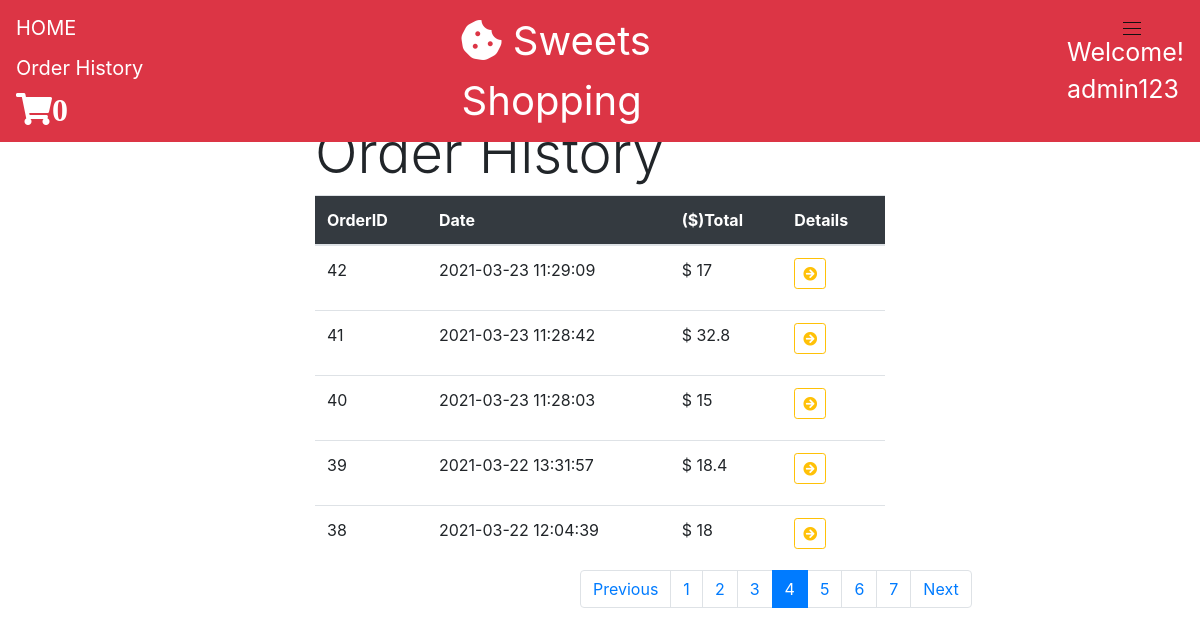
/views/orderHistory.php?user_id=1&page=4 (signed in), run on the app's committed database.
### tables this page shows
CREATE TABLE `users` (
  `user_id` int(11) NOT NULL,
  `first_name` varchar(50) NOT NULL,
  `last_name` varchar(50) NOT NULL,
  `user_name` varchar(50) NOT NULL,
  `address` varchar(50) NOT NULL,
  `email` varchar(50) NOT NULL,
  `phone` varchar(255) NOT NULL,
  `password` varchar(255) NOT NULL,
  `status` varchar(1) NOT NULL DEFAULT 'C'
);

CREATE TABLE `orders` (
  `order_id` int(11) NOT NULL,
  `customer_id` int(11) NOT NULL,
  `delivery_fee` int(11) NOT NULL,
  `gift_fee` int(11) NOT NULL,
  `discount` float NOT NULL,
  `total` float NOT NULL,
  `date` datetime NOT NULL
);

### classes/database.php (called while the page is built, shortened)
<?php
class Database{
    private $server_name = "localhost";
    private $username = "root";
    private $password = "";
    private $db_name = "sweets_shopping";
    public function __construct(){
        $this->conn = new mysqli($this->server_name, $this->username, $this->password, $this->db_name);
    }
}

### classes/cart.php (called while the page is built, shortened)
<?php
require_once "database.php";
class Cart extends Database{
    public function getCartCount($customer_id){
        $sql = "SELECT COUNT(*) FROM carts WHERE customer_id = '$customer_id'";
        if($result = $this->conn->query($sql)){
            return $result->fetch_assoc();
            exit;
        }else{
            die("Error retriving cart: " . $this->conn->error);
        }
    }
}

### classes/user.php (called while the page is built, shortened)
<?php
require_once "database.php";
class User extends Database{
    public function getUser($user_id){
        $sql = "SELECT * FROM users WHERE `user_id` = '$user_id'";
        if($result = $this->conn->query($sql)){
            return $result->fetch_assoc();
            exit;
        }else{
            die("Error Retriving user: ". $this->conn->error);
        }
    }
}

### classes/order.php (called while the page is built, shortened)
<?php
require_once "database.php";
require_once "cart.php";
class Order extends Database{
    public function displayOrderHistory($user_id, $start){
        $sql = "SELECT * FROM orders WHERE customer_id = '$user_id' ORDER BY date DESC LIMIT $start, 5";
        if($result = $this->conn->query($sql)){
            return $result;
        }else{
            die("Error to display OrderHistory: " . $this->conn->error);
        }
    }
    public function getUsersNumOfRows($user_id){
        $sql = "SELECT * FROM orders WHERE customer_id = '$user_id'";
        if($result = $this->conn->query($sql)){
            $num_rows = $result->num_rows / 5;
            return ceil($num_rows);
        }else{
            die("Error to get NumOfRows: ". $this->conn->error);
        }
    }
}

### views/orderHistory.php (the view, shortened to what this page needs)
<!DOCTYPE html>
<html lang="en">
<head>
<link rel="stylesheet" href="https://cdnjs.cloudflare.com/ajax/libs/twitter-bootstrap/4.6.0/css/bootstrap.min.css">
<link rel="stylesheet" href="https://cdnjs.cloudflare.com/ajax/libs/font-awesome/5.15.2/css/all.min.css">
<link rel="stylesheet" href="../assets/css/style.css">
</head>
<body>
<?php
include "header.php";
?>
<?php
        if(isset($_GET['page'])){
            $page = $_GET['page'];
        }else{
            $page = 1;
        }
        if($page > 1){
            $start = ($page * 5 ) - 5;
        }else{
            $start = 0;
        }
?>
<?php
$user_id = $_GET['user_id'];
require_once "../classes/order.php";
$order = new Order;
$order_history = $order->displayOrderHistory($user_id, $start);
$num_rows = $order->getUsersNumOfRows($user_id);
?>
<br>
<br>
<br>
<div class="container w-50 mt-5">
    <h1 class="display-4">Order History</h1>
        <?php
            if($order_history->num_rows == 0){
        ?>
            <h3 class="display-4" style="color:gray; font-weight:bold;">There is no data</h3>
        <?php
            }else{
        ?>
        <table class="table">
                <thead class="bg-dark text-white">
                    <th>OrderID</th>
                    <th>Date</th>
                    <th>($)Total</th>
                    <th>Details</th>
                </thead>
                <tbody>
                <?php
                    while($order_details = $order_history->fetch_assoc()){
                ?>
                    <tr>
                        <td><p><?php echo $order_details['order_id'];?></p></td>
                        <td><p><?php echo $order_details['date'];?></p></td>
                        <td><p><?php echo "$ ".$order_details['total'];?></p></td>
                        <td>
                            <a href="orderHistoryDetails.php?order_id=<?php echo $order_details['order_id'];?>&date=<?php echo $order_details['date'];?>
                            &user_id=<?php echo $user_id;?>&pre_url=<?php echo "order_history";?>&page=<?php echo $page;?>"
                            class="btn btn-outline-warning btn-sm" role="button">
                            <i class="fas fa-arrow-circle-right"></i></a></td>
                    </tr>
                <?php
                    }
                ?>
                </tbody>
        </table>
        <nav aria-label="">
        <ul class="pagination" style="position: fixed; top: 570px; left:580px;">
            <li class="page-item">
                <?php
                if($page > 1){
                ?>
                    <a class="page-link" href="?user_id=<?php echo $user_id;?>&page=<?php echo $page -1;?>">Previous</a>
                <?php
                }else{
                ?>
                    <a class="page-link">Previous</a>
                <?php
                }
                ?>
            </li>
            <?php
                for($i=1; $i <= $num_rows; $i++){
                    if($i == $_GET['page']){
            ?>
                    <li class="page-item active">
                        <a href="?user_id=<?php echo $user_id;?>&page=<?php echo $i;?>" class="page-link">
                        <?php echo $i;?>
                        </a>
                    </li>
            <?php
                    }else{
            ?>
                    <li class="page-item">
                        <a href="?user_id=<?php echo $user_id;?>&page=<?php echo $i;?>" class="page-link">
                        <?php echo $i;?>
                        </a>
                    </li>
            <?php
                    }
                }
            ?>
            <li class="page-item">
                <?php
                if($page < $num_rows){
                ?>
                    <a class="page-link" href="?user_id=<?php echo $user_id;?>&page=<?php echo $page +1;?>">Next</a>
                <?php
                }else{
                ?>
                    <a class="page-link">Next</a>
                <?php
                }
                ?>
            </li>
        </ul>
        </nav>
    <?php
        }
    ?>
</div>
</body>
</html>

### views/header.php (shortened to what this page needs)
<?php
    $user_id = $_SESSION['user_id'];
    require_once "../classes/user.php";
    require_once "../classes/cart.php";
    $user = new User;
    $user_detail = $user->getUser($user_id);
    $cart = new Cart;
    $cart_detail = $cart->getCartCount($user_id);
?>
<div class="fixed-top">
    <nav class="navbar navbar-expand-lg navbar-dark bg-danger">
        <div class="justify-content-stard">
            <a href="index.php" class="navbar-brand">
                HOME
            </a>
            <a href="orderHistory.php?user_id=<?php echo $user_id; ?>&page=1" class="navbar-brand">
                Order History
            </a>
            <a href="orderConfirm.php" class="navbar-brand">
                <small><i class="fas fa-shopping-cart fa-2x" style="color: white;"><?php echo $cart_detail['COUNT(*)']; ?></small></i>
            </a>
        </div>
        <div class="justify-content-center text-white" style="padding-left: 270px; font-size: 40px;">
            <i class="fas fa-cookie-bite"></i>&nbsp;Sweets Shopping
        </div>
        <div class="justify-content-center text-white" style="padding-left: 380px; font-size: 25px;">
            Welcome! <br><?php echo $user_detail['user_name'];?>
        </div>
        <div class="hamburger mr-5 mt-2" id="js-hamburger">
            <span class="hamburger__line hamburger__line--1"></span>
            <span class="hamburger__line hamburger__line--2"></span>
            <span class="hamburger__line hamburger__line--3"></span>
        </div>
    </nav>
</div>

### assets/css/style.css (style rules this page uses)
html, body { height: 100%; }
.hamburger { position: absolute; right: 0; top: 0; width: 40px; height: 40px; cursor: pointer; z-index: 300; }
.hamburger__line { position: absolute; left: 11px; width: 18px; height: 1px; background-color: #111; transition: all .6s; }
.hamburger__line--1 { top: 14px; }
.hamburger__line--2 { top: 20px; }
.hamburger__line--3 { top: 26px; }

### data on the page
users: user_name "admin123"
orders: order_id "42", date "2021-03-23 11:29:09", total "17"
orders: order_id "41", date "2021-03-23 11:28:42", total "32.8"
orders: order_id "40", date "2021-03-23 11:28:03", total "15"
orders: order_id "39", date "2021-03-22 13:31:57", total "18.4"
orders: order_id "38", date "2021-03-22 12:04:39", total "18"

### other printed values
$cart_detail['COUNT(*)'] "0"
